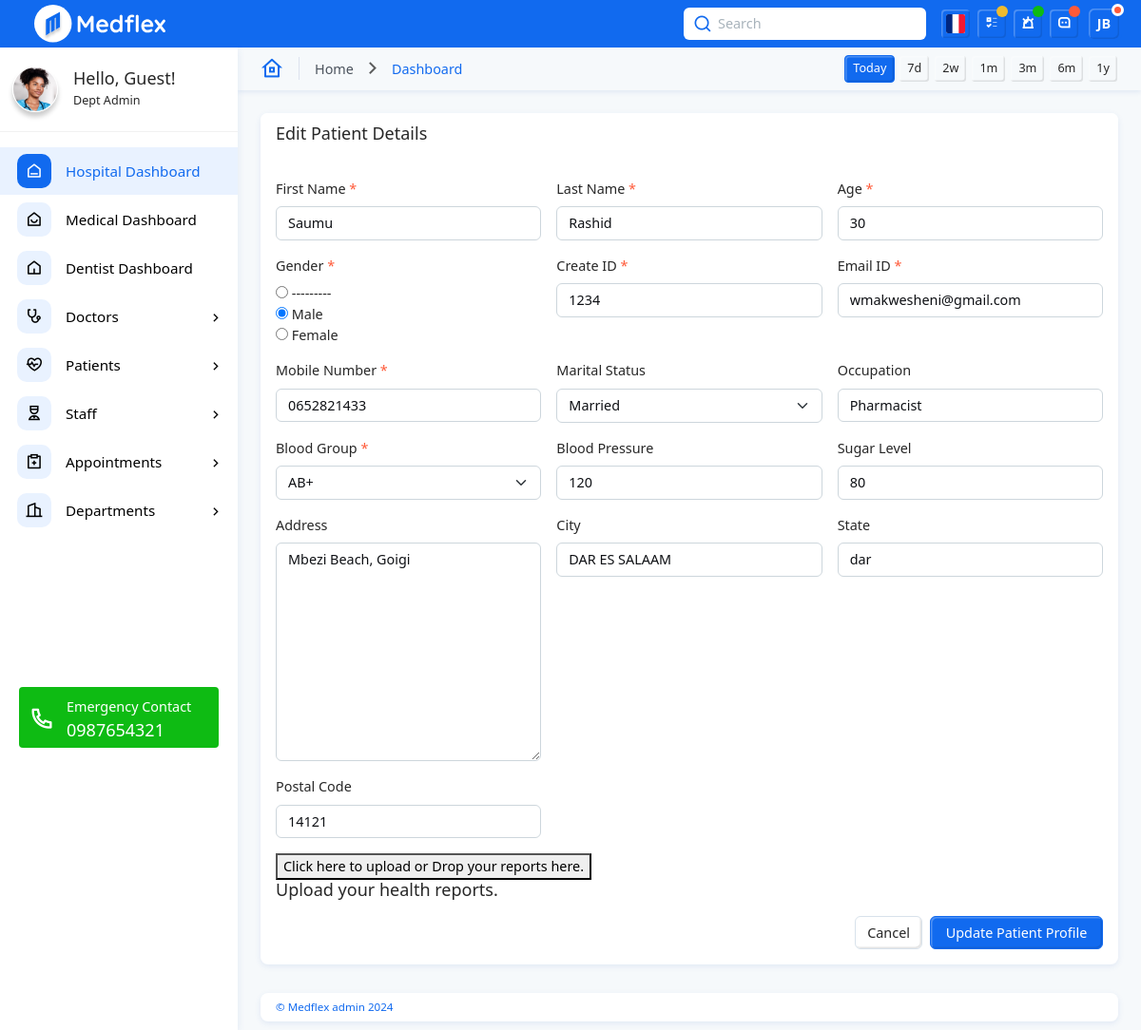
Screenshot of /edit-patient/3/ with the database file from the repository.
### clinic/models.py (models this page shows, shortened)
class Patient(models.Model):
    GENDER_CHOICES = [
        ('male', 'Male'),
        ('female', 'Female'),
    ]
    MARITAL_STATUS_CHOICES = [
        ('married', 'Married'),
        ('unmarried', 'Unmarried'),
    ]
    BLOOD_GROUP_CHOICES = [
        ('A+', 'A+'),
        ('A-', 'A-'),
        ('B+', 'B+'),
        ('B-', 'B-'),
        ('O+', 'O+'),
        ('O-', 'O-'),
        ('AB+', 'AB+'),
        ('AB-', 'AB-'),
    ]
    first_name = models.CharField(max_length=50)
    last_name = models.CharField(max_length=50)
    age = models.PositiveIntegerField()
    gender = models.CharField(max_length=10, choices=GENDER_CHOICES)
    unique_id = models.CharField(max_length=100, unique=True)
    email = models.EmailField()
    mobile_number = models.CharField(max_length=15)
    marital_status = models.CharField(max_length=10, choices=MARITAL_STATUS_CHOICES, blank=True, null=True)
    occupation = models.CharField(max_length=50, blank=True, null=True)
    blood_group = models.CharField(max_length=5, choices=BLOOD_GROUP_CHOICES)
    blood_pressure = models.CharField(max_length=20, blank=True, null=True)
    sugar_level = models.CharField(max_length=20, blank=True, null=True)
    address = models.TextField(blank=True, null=True)
    city = models.CharField(max_length=50, blank=True, null=True)
    state = models.CharField(max_length=50, blank=True, null=True)
    postal_code = models.CharField(max_length=10, blank=True, null=True)
    created_at = models.DateTimeField(auto_now_add=True)

### clinic/views.py (the view)
# urls.py: path('edit-patient/<int:patient_id>/', add_patient, name='edit-patient'),  # For editing an existing patient
def add_patient(request, patient_id=None):
    if patient_id:
        patient = get_object_or_404(Patient, id=patient_id)
    else:
        patient = None
    if request.method == "POST":
        form = PatientForm(request.POST, instance=patient)
        if form.is_valid():
            form.save()
            return redirect('patients-list')  # Redirect to the patients list page
    else:
        form = PatientForm(instance=patient)
    return render(request, 'patients/add-patient.html', {'form': form, 'patient': patient})

### clinic/templates/patients/add-patient.html (shortened to what this page needs)
{% extends 'base.html' %}
{% block content %}
<div class="app-body">
  <div class="row gx-3">
    <div class="col-sm-12">
      <div class="card">
        <div class="card-header">
          <h5 class="card-title">
            {% if patient %} Edit Patient Details {% else %} Add Patient Details {% endif %}
          </h5>
        </div>
        <div class="card-body">
          <form method="post" action="{% if patient %} {% url 'edit-patient' patient.id %} {% else %} {% url 'add-patient' %} {% endif %}">
            <div class="row gx-3">
              {% for field in form %}
              <div class="col-xxl-3 col-lg-4 col-sm-6">
                <div class="mb-3">
                  <label class="form-label" for="{{ field.id_for_label }}">
                    {{ field.label }} {% if field.field.required %}
                    <span class="text-danger">*</span>
                    {% endif %}
                  </label>
                  {{ field }}
                </div>
              </div>
              {% endfor %}
              <div class="col-sm-12">
                <div id="dropzone" class="mb-3">
                  <form action="https://bootstrapget.com/upload" class="dropzone dz-clickable" id="demo-upload">
                    <div class="dz-message">
                      <button type="button" class="dz-button">
                        Click here to upload or Drop your reports here.</button>
                      <h5>Upload your health reports.</h5>
                    </div>
                  </form>
                </div>
              </div>
              <div class="col-sm-12">
                <div class="d-flex gap-2 justify-content-end">
                  <a href="{% url 'patients-list' %}" type="button" class="btn btn-outline-secondary">
                    Cancel
                  </a>
                  <input type="submit" class="btn btn-primary" value="{% if patient %} Update Patient Profile {% else %} Create Patient Profile {% endif %}">
                </div>
              </div>
            </div>
          </form>
        </div>
      </div>
    </div>
  </div>
</div>
{% endblock content %}

### rows the page displays
Patient: form "Saumu" "Rashid" "30" "☐ ☑ ☐" "1234" "wmakwesheni@gmail.com" "0652821433" "Married" "Pharmacist" "AB+" "120" "80" "Mbezi Beach, Goigi" "DAR ES SALAAM" "dar" "14121"

### other values shown
{{ user.username|default:"Guest" }} "Guest"
{{ field.label }} "First Name" "Last Name" "Age" "Gender" "Create ID" "Email ID" "Mobile Number" "Marital Status" "Occupation" "Blood Group" "Blood Pressure" "Sugar Level" "Address" "City" "State" "Postal Code"
